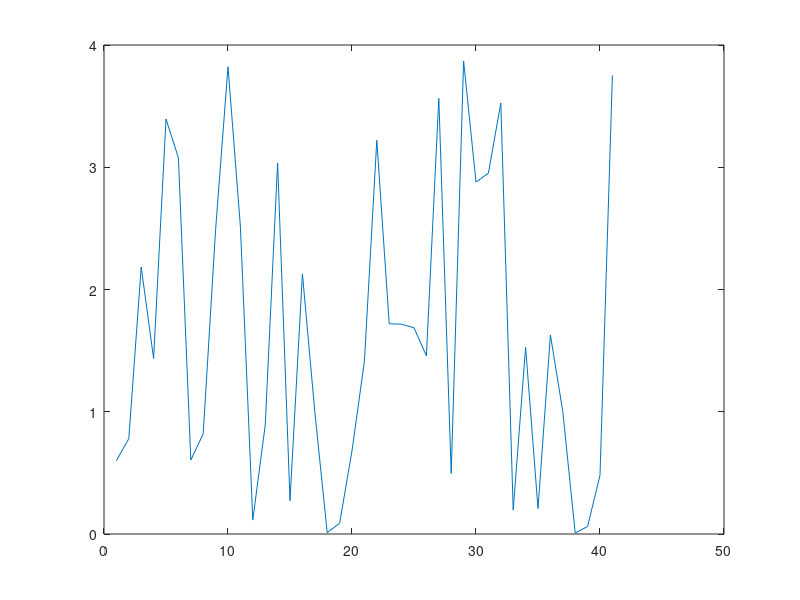

Reproduce this figure in MATLAB.
k = [0:0.1:4];                % length of time series
y_i = zeros(1,length(k));   % Pre-allocation
y_i(1) = 0.6;  % initial condition
a = 3.9;

% Solving the iterated solution
for i = 2:length(y_i)
    y_i(i) = a*mod(2*y_i(i - 1),1);
end

plot(y_i)
